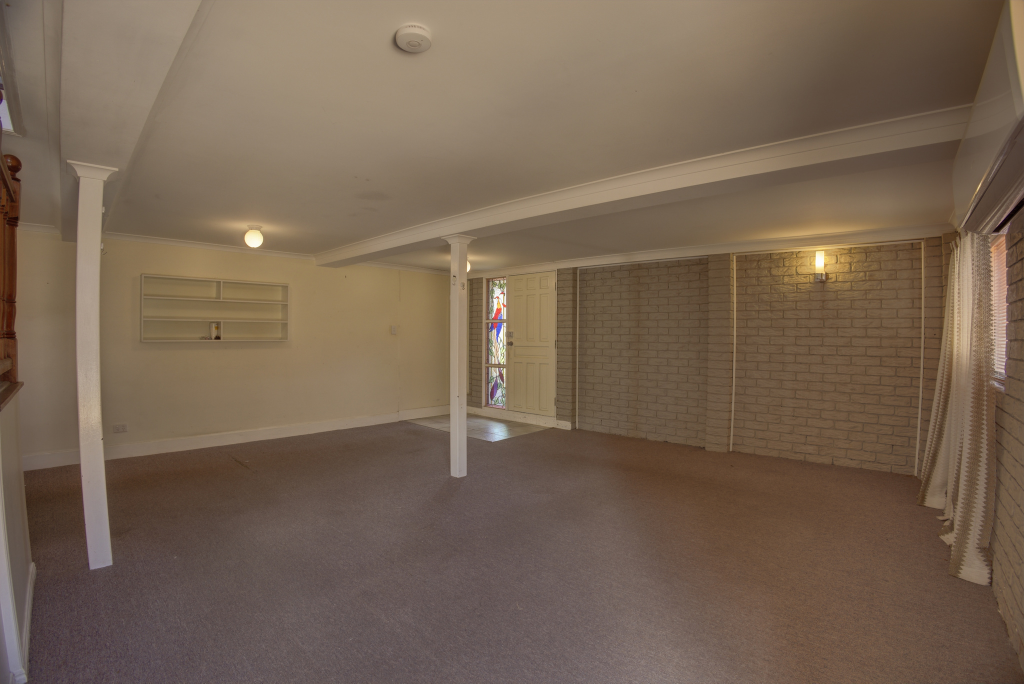
#> input picture test03.jpg, 2048 x 1367 px, found by its file name (shown at 1/2 size); its folder holds 3 pictures in this run
$ jupyter execute --allow-errors automatic-lens-correction.ipynb
#> lines starting #> are read from the running program, lines starting #| are printed output that depends on the picture
[cell 1]
# ============================================================
# CELL 1: IMPORTS - All required libraries
# ============================================================
import numpy as np
import pandas as pd
import cv2
import os
import sys
import shutil
import zipfile
import warnings
import multiprocessing
import json
from pathlib import Path
from datetime import datetime
import time

try:
    from tqdm import tqdm
except ImportError:
    # [5 lines left out: function tqdm, not called in this run]

warnings.filterwarnings('ignore')

print(f"✅ OpenCV: {cv2.__version__}")
print(f"✅ NumPy: {np.__version__}")
print(f"✅ Python: {sys.version.split()[0]}")
print(f"✅ CPU Cores: {multiprocessing.cpu_count()}")
print("✅ All imports OK!")

[cell 2]
# ============================================================
# CELL 2: Real Distortion Correction Engine
# ============================================================

def estimate_k1_from_lines(gray):
    """Estimate distortion parameter k1 from line analysis"""
    h, w = gray.shape
    blur = cv2.GaussianBlur(gray, (5, 5), 0)
    edges = cv2.Canny(blur, 30, 100)
    lines = cv2.HoughLinesP(edges, 1, np.pi/180, 50,
                            minLineLength=min(w,h)//8, maxLineGap=20)
    if lines is None or len(lines) < 5:
        return -0.15
    cx, cy = w/2, h/2
    dists = []
    for ln in lines[:60]:
        x1,y1,x2,y2 = ln[0]
        if np.sqrt((x2-x1)**2+(y2-y1)**2) < 30:
            continue
        mx,my = (x1+x2)/2, (y1+y2)/2
        d = np.sqrt((mx-cx)**2+(my-cy)**2) / np.sqrt(cx**2+cy**2)
        if d > 0.3:
            dists.append(d)
    if not dists:
        return -0.15
    return float(np.clip(-np.mean(dists)*0.30, -0.35, 0.05))


def apply_correction(img, k1, k2=None):
    """Apply lens distortion correction using OpenCV camera model"""
    h, w = img.shape[:2]
    if k2 is None:
        k2 = k1*k1*0.40
    f = max(w,h) * 0.9
    K = np.array([[f,0,w/2],[0,f,h/2],[0,0,1]], dtype=np.float64)
    D = np.array([k1, k2, 0, 0, 0], dtype=np.float64)
    newK, roi = cv2.getOptimalNewCameraMatrix(K, D, (w,h), 1, (w,h))
    out = cv2.undistort(img, K, D, None, newK)
    x,y,rw,rh = roi
    if 0 < rw < w and 0 < rh < h and rw > w*0.4:
        crop = out[y:y+rh, x:x+rw]
        if crop.size > 0:
            out = cv2.resize(crop, (w,h), interpolation=cv2.INTER_LANCZOS4)
    return out


def edge_score(gray):
    """Measure straight line quality (correlates with 62% of competition metrics)"""
    edges = cv2.Canny(gray, 30, 100)
    lines = cv2.HoughLinesP(edges, 1, np.pi/180, 40,
                            minLineLength=gray.shape[1]//10, maxLineGap=15)
    if lines is None or len(lines) < 3:
        return 0.0
    angles = []
    for ln in lines:
        x1,y1,x2,y2 = ln[0]
        angles.append(abs(np.arctan2(y2-y1,x2-x1)*180/np.pi) % 180)
    a = np.array(angles)
    h_lines = np.sum((a<12)|(a>168))
    v_lines = np.sum((a>78)&(a<102))
    return float((h_lines+v_lines)/max(len(a),1))


def find_best_k1(img, gray):
    """Grid search for optimal k1 per image"""
    est = estimate_k1_from_lines(gray)
    candidates = np.linspace(max(est-0.12,-0.35), min(est+0.05,0.05), 9)
    best_k1, best_sc = -0.15, -1
    for k1 in candidates:
        if abs(k1) < 0.005:
            continue
        try:
            corr = apply_correction(img, k1)
            sc = edge_score(cv2.cvtColor(corr, cv2.COLOR_BGR2GRAY))
            if sc > best_sc:
                best_sc, best_k1 = sc, float(k1)
        except:
            pass
    return best_k1, best_sc

print("✅ Lens correction engine ready!")
print("   - estimate_k1_from_lines()")
print("   - apply_correction(img, k1)")
print("   - edge_score(gray)")
print("   - find_best_k1(img, gray)")

[cell 3]
# ============================================================
# CELL 3: Auto Path Detection (Kaggle + Local fallback)
# ============================================================

BASE_INPUT  = '/kaggle/input'
WORKING_DIR = '/kaggle/working'

if not os.path.exists(BASE_INPUT):
    BASE_INPUT = os.environ.get('LENS_INPUT_DIR', os.path.join(os.getcwd(), 'input'))
if not os.path.exists(WORKING_DIR):
    WORKING_DIR = os.environ.get('LENS_WORKING_DIR', os.path.join(os.getcwd(), 'working'))

os.makedirs(WORKING_DIR, exist_ok=True)
print(f"✅ BASE_INPUT  : {BASE_INPUT}")
print(f"✅ WORKING_DIR : {WORKING_DIR}")

#> (the rest of this cell did not finish here and is left out)

[cell 4]
# ============================================================
# CELL 4: Training Data Analysis + Save Weights
# ============================================================

GLOBAL_K1 = None  # Will be set if training data exists
WEIGHTS_PATH = None

# [59 lines left out: functions learn_k1_from_training, save_weights_json, not called in this run]

#> (the rest of this cell did not finish here and is left out)

[cell 5]
# ============================================================
# CELL 5: Process All Images - Main Execution
# ============================================================

print("="*70)
print("🚀 Starting Image Processing")
print("="*70)
#> (the rest of this cell did not finish here and is left out)

[cell 6]
# ============================================================
# CELL 6: Create Submission Files + Export Weights
# ============================================================

print("📦 Creating submission files...")

# --- submission.csv ---
#> (the rest of this cell did not finish here and is left out)

[cell 7]
# ============================================================
# CELL 7: Visual Comparison - Before vs After Correction
# ============================================================

import matplotlib.pyplot as plt
import random

#> (the rest of this cell did not finish here and is left out)

[cell 8]
# ============================================================
# CELL 8: Test One Custom Image (Any input path -> corrected output)
# ============================================================

# [10 lines left out: function load_k1_from_weights, not called in this run]

# --- INPUT: change this to your custom image path ---
CUSTOM_IMAGE_PATH = ''  # Example: '/kaggle/input/my-folder/my_image.jpg'
CUSTOM_OUTPUT_PATH = os.path.join(WORKING_DIR, 'custom_corrected_output.jpg')

if not CUSTOM_IMAGE_PATH:
    print("ℹ️ Set CUSTOM_IMAGE_PATH first, then run this cell again.")
else:
    if not os.path.exists(CUSTOM_IMAGE_PATH):
        raise FileNotFoundError(f"❌ Not found: {CUSTOM_IMAGE_PATH}")

    img = cv2.imread(CUSTOM_IMAGE_PATH)
    if img is None:
        raise ValueError(f"❌ Cannot read image: {CUSTOM_IMAGE_PATH}")

    # Priority: explicit global value -> saved weights -> adaptive
    chosen_k1 = GLOBAL_K1
    if chosen_k1 is None:
        chosen_k1 = load_k1_from_weights(WEIGHTS_PATH)

    if chosen_k1 is None:
        gray = cv2.cvtColor(img, cv2.COLOR_BGR2GRAY)
        chosen_k1, score = find_best_k1(img, gray)
        print(f"⚙️ Adaptive mode | k1={chosen_k1:.4f} | score={score:.4f}")
    else:
        print(f"⚙️ Weight mode   | k1={chosen_k1:.4f}")

    corrected = apply_correction(img, chosen_k1)
    ok = cv2.imwrite(CUSTOM_OUTPUT_PATH, corrected, [cv2.IMWRITE_JPEG_QUALITY, 95])
    if not ok:
        raise IOError(f"❌ Failed to save: {CUSTOM_OUTPUT_PATH}")

    print(f"✅ Output saved: {CUSTOM_OUTPUT_PATH}")

    # Optional quick preview
    try:
        import matplotlib.pyplot as plt
        fig, ax = plt.subplots(1, 2, figsize=(14, 6))
        ax[0].imshow(cv2.cvtColor(img, cv2.COLOR_BGR2RGB))
        ax[0].set_title('Input')
        ax[0].axis('off')
        ax[1].imshow(cv2.cvtColor(corrected, cv2.COLOR_BGR2RGB))
        ax[1].set_title('Output (Corrected)')
        ax[1].axis('off')
        plt.tight_layout()
        plt.show()
    except Exception:
        pass

[cell 9]
# Quick test: single custom image on local machine
custom_input = r"D:\Fotello\test03.jpg"
custom_output = r"D:\Fotello\test03_corrected.jpg"

if not os.path.exists(custom_input):
    raise FileNotFoundError(f"Input not found: {custom_input}")

img = cv2.imread(custom_input)
#> img is the input picture: shape (1367, 2048, 3); mean B, G, R 82.3, 99.9, 119
if img is None:
    raise ValueError(f"Cannot read image: {custom_input}")

gray = cv2.cvtColor(img, cv2.COLOR_BGR2GRAY)
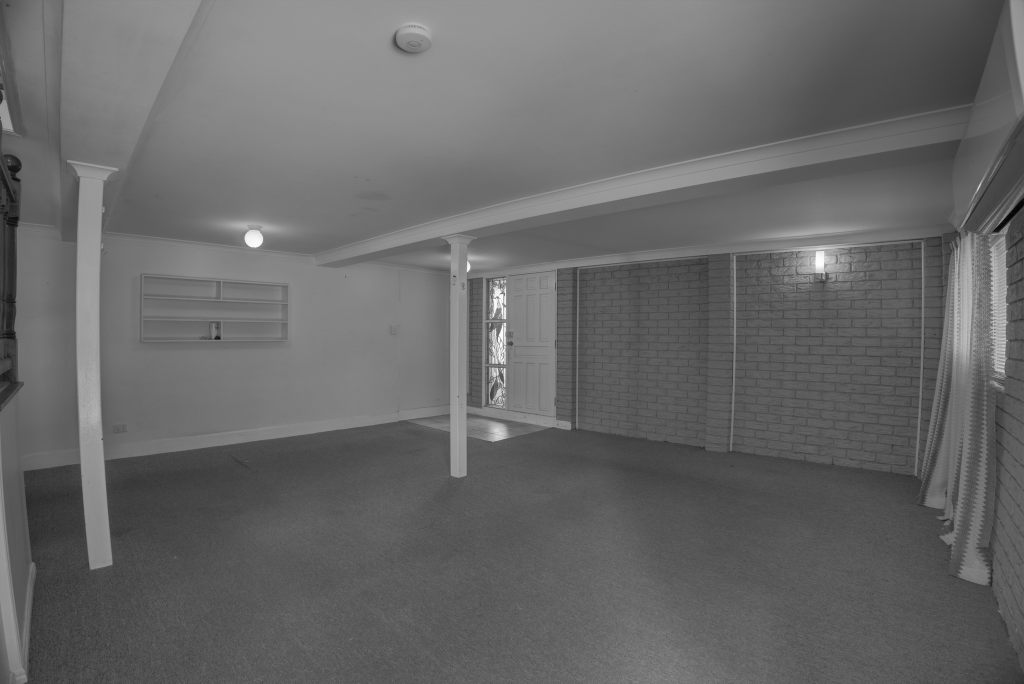
#> gray: shape (1367, 2048) (shown at 1/2 size); min 1, max 255, mean 103.6
k1, score = find_best_k1(img, gray)
#> in estimate_k1_from_lines, `edges = cv2.Canny(blur, 30, 100)`:
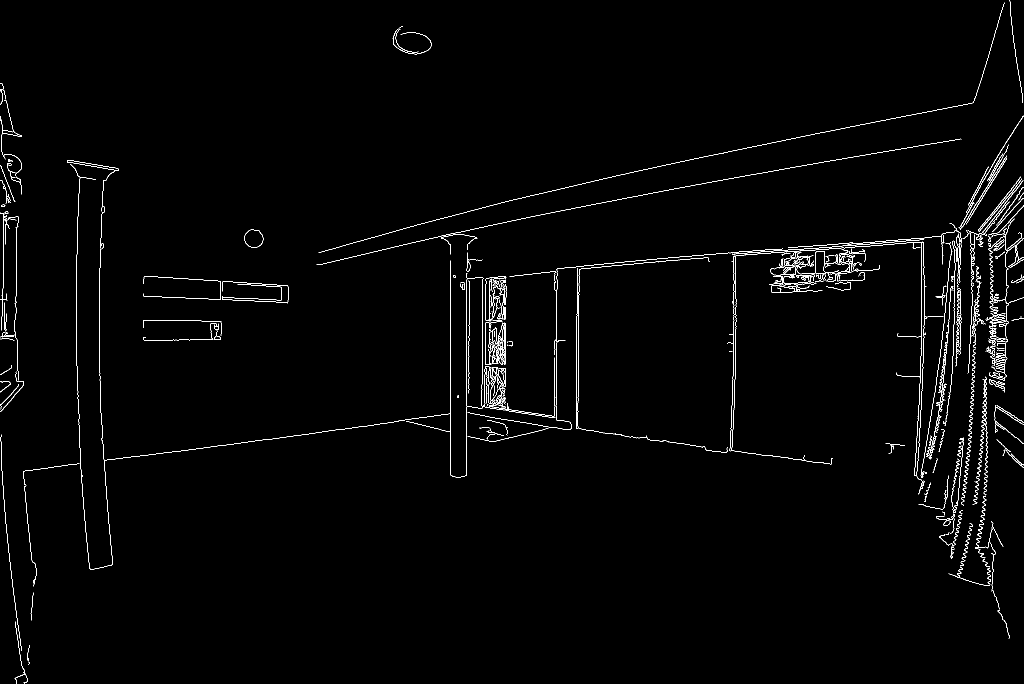
#> edges: shape (1367, 2048) (shown at 1/2 size); 1.4% white in thin lines or dots
#> in estimate_k1_from_lines, `lines = cv2.HoughLinesP(edges, 1, np.pi/180, 50, minLineLength=min(w,h..`: lines = 59 rows, first 6: [1322, 382, 1849, 289], [1002, 405, 1318, 332], [900, 926, 900, 567], [1640, 265, 1946, 205], [1474, 510, 1846, 484], [351, 903, 535, 878]
#> the loop in estimate_k1_from_lines, `for ln in lines[:60]:` made 59 passes
#> (x1, y1, x2, y2, mx, my, d) on passes 1 to 12: (1322, 382, 1849, 289, 1585.5, 335.5, 0.537), (1002, 405, 1318, 332, 1160, 368.5, 0.279), (900, 926, 900, 567, 900, 746.5, 0.113), (1640, 265, 1946, 205, 1793, 235, 0.723), (1474, 510, 1846, 484, 1660, 497, 0.538), (351, 903, 535, 878, 443, 890.5, 0.501), (532, 879, 797, 842, 664.5, 860.5, 0.325), (1371, 513, 1702, 485, 1536.5, 499, 0.442), (1182, 535, 1415, 514, 1298.5, 524.5, 0.258), (1113, 809, 1113, 538, 1113, 673.5, 0.0727), (634, 529, 976, 451, 805, 490, 0.237), (1843, 667, 1843, 476, 1843, 571.5, 0.671)
#> after the loop in estimate_k1_from_lines, `for ln in lines[:60]:`: dists = 42 values, max 0.906 at index 30, min 0.325 at index 4, mean 0.655
#> in find_best_k1, `est = estimate_k1_from_lines(gray)`: est = -0.196
#> the loop in find_best_k1, `for k1 in candidates:` made 9 passes
#> (sc, best_sc, best_k1) on passes 1, 2, 3, 6: (0.854, 0.854, -0.316), (0.877, 0.877, -0.295), (0.878, 0.878, -0.274), (0.893, 0.893, -0.21)
#> sc on passes 4, 5, 7, 8, 9: 0.833, 0.857, 0.845, 0.885, 0.854
#> pass 1, in edge_score, `edges = cv2.Canny(gray, 30, 100)`:
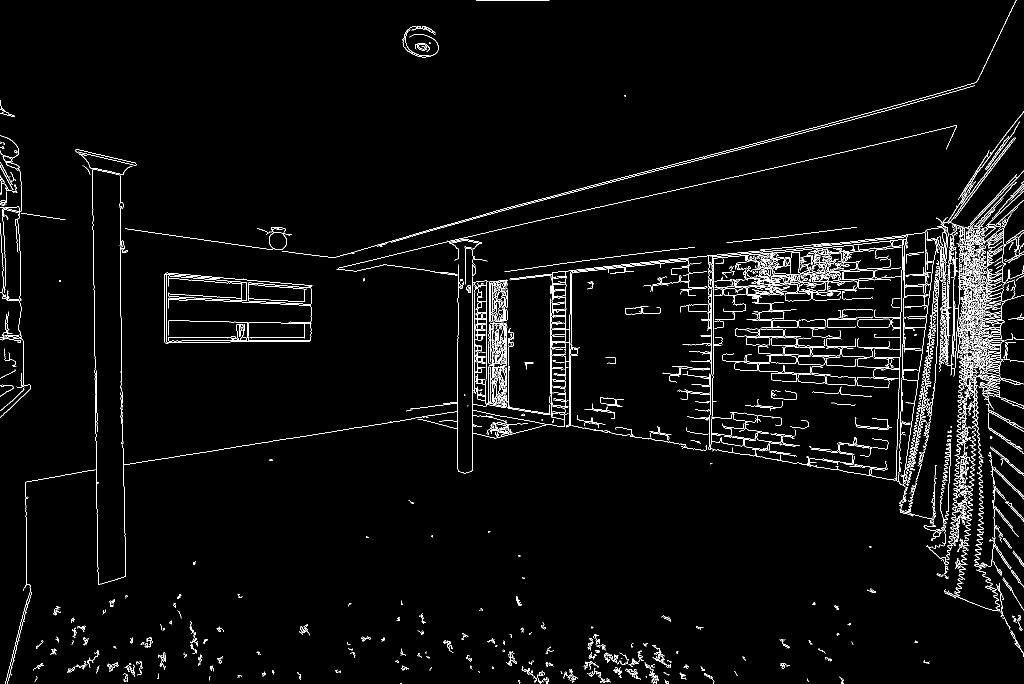
#> edges: shape (1367, 2048) (shown at 1/2 size); 3.1% white in thin lines or dots
#> after the loop in find_best_k1, `for k1 in candidates:`:
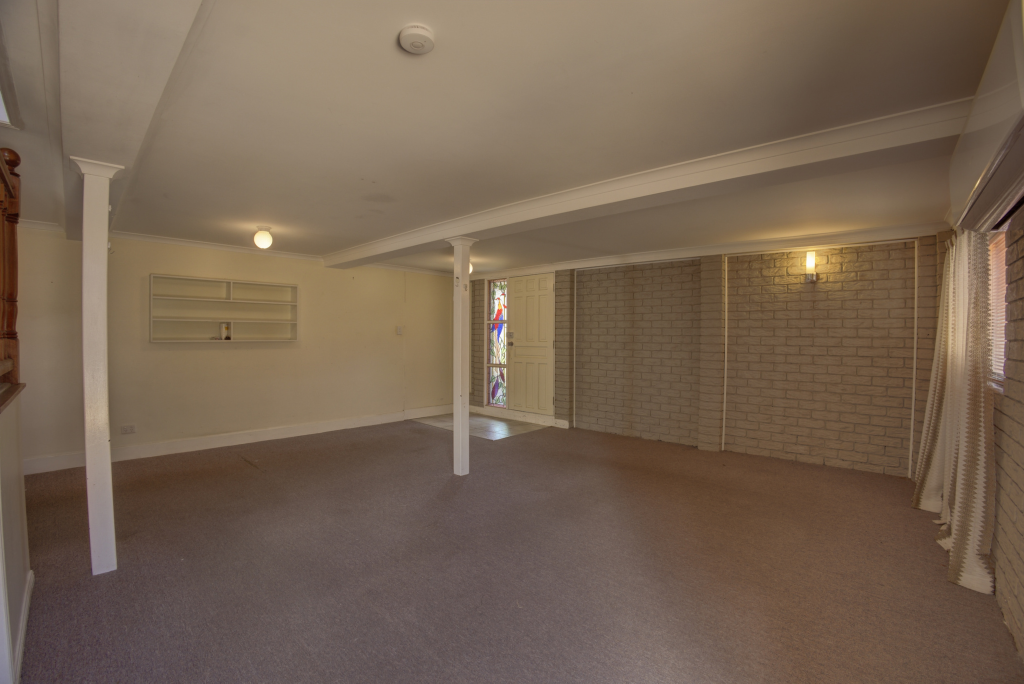
#> corr: shape (1367, 2048, 3) (shown at 1/2 size); mean B, G, R 82, 99.7, 118.8
#> after the loop in find_best_k1, `for k1 in candidates:`: best_k1 = -0.21; best_sc = 0.893
#> k1 = -0.21; score = 0.893
corrected = apply_correction(img, k1)
#> in apply_correction (call 10), `k2 = k1*k1*0.40`: k2 = 0.0177
#> in apply_correction (call 10), `D = np.array([k1, k2, 0, 0, 0], dtype=np.float64)`: D = [-0.21, 0.0177, 0, 0, 0]
#> in apply_correction (call 10), `newK, roi = cv2.getOptimalNewCameraMatrix(K, D, (w,h), 1, (w,h))`: newK = [[1634, 0, 1024.1], [0, 1633.9, 683.5], [0, 0, 1]]; roi = (45, 59, 1958, 1249)
#> in apply_correction (call 10), `out = cv2.undistort(img, K, D, None, newK)`:
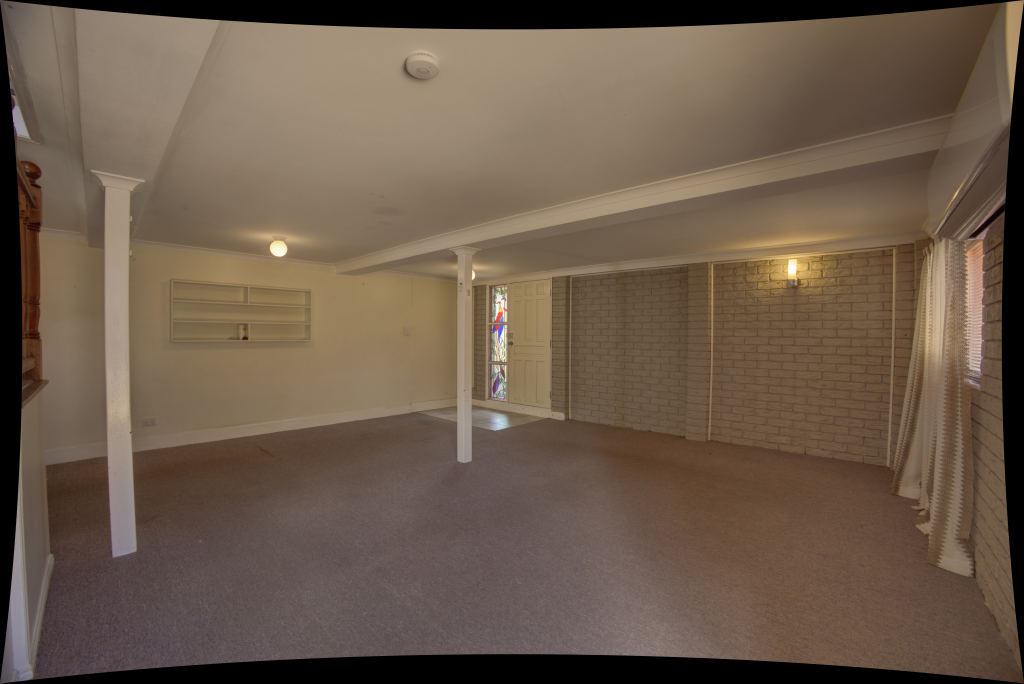
#> out: shape (1367, 2048, 3) (shown at 1/2 size); mean B, G, R 74.8, 90.7, 108
#> in apply_correction (call 10), `x,y,rw,rh = roi`: x = 45; y = 59; rw = 1958; rh = 1249
#> in apply_correction (call 10), `crop = out[y:y+rh, x:x+rw]`:
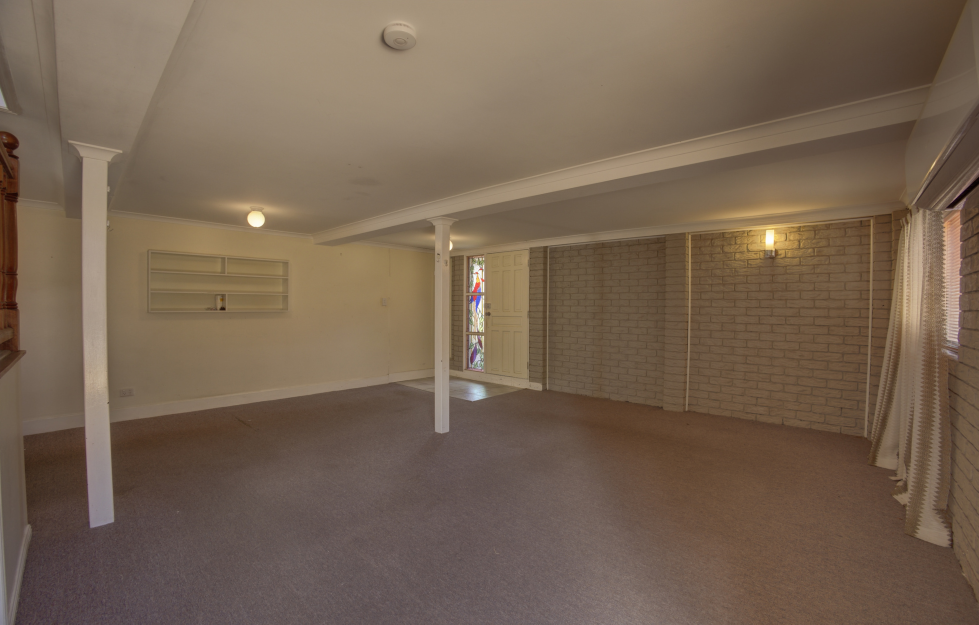
#> crop: shape (1249, 1958, 3) (shown at 1/2 size); mean B, G, R 81.8, 99.5, 118.6

ok = cv2.imwrite(custom_output, corrected, [cv2.IMWRITE_JPEG_QUALITY, 95])
if not ok:
    raise IOError(f"Failed to save output: {custom_output}")

print(f"Input  : {custom_input}")
print(f"Output : {custom_output}")
print(f"k1     : {k1:.4f}")
#| k1     : -0.2102
print(f"score  : {score:.4f}")
#| score  : 0.8933
